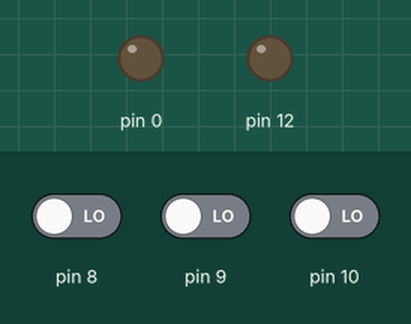
A sketch run on a simulated Arduino Uno, built with avr-gcc and run on an emulated ATmega328P. Shown: output pins drawn as LEDs (lit = HIGH). The test bench sets the inputs (shaded band); at power-on: pin 9 LOW, pin 10 LOW, pin 8 LOW.

Above: at 1.2 s.
1.3 s: pin 9 driven HIGH and pin 10 driven HIGH
At 16.8 s:
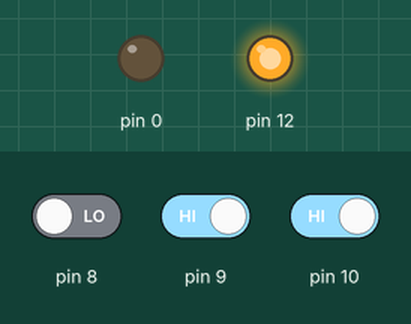
Timing chart, 0 to 25.5 s (numbered marks = the images above; inputs shaded):
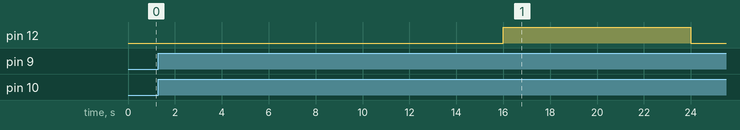

The sketch:

PRACTICA_16.ino
```cpp
/* PRACTICA 16.
EN ESTA PRACTICA VAMOS CONDICION A CONDICION VIENDO LO QUE REALIZA EN VEZ DE USAR TODA LA FUNCION A LA VEZ. TIENE LOS MISMOS PINS 10, 9, 8 PARA CADA PULSADOR.
DAVID ANDRES OTERO ELIA
16/12/2022*/


// C++ code
//
int A = 0;

int B = 0;

int C = 0;

void setup()
{
  pinMode(10, INPUT);
  pinMode(9, INPUT);
  pinMode(8, INPUT);
  pinMode(12, OUTPUT);
  pinMode(0, OUTPUT);
}

void loop()
{
  A += digitalRead(10);
  B += digitalRead(9);
  C += digitalRead(8);

  if (((!(A == 0)) && B == 1) && (!(C == 0))) {
    digitalWrite(12, HIGH);
    delay(4000); // Wait for 4000 millisecond(s)
  } else {
    digitalWrite(0, LOW);
    delay(4000); // Wait for 4000 millisecond(s)
    if ((A == 1 && B == 1) && C == 0) {
      digitalWrite(12, HIGH);
      delay(4000); // Wait for 4000 millisecond(s)
    } else {
      digitalWrite(12, LOW);
      delay(4000); // Wait for 4000 millisecond(s)
      if ((A == 1 && B == 1) && C == 1) {
        digitalWrite(12, HIGH);
        delay(4000); // Wait for 4000 millisecond(s)
      } else {
        digitalWrite(12, LOW);
        delay(4000); // Wait for 4000 millisecond(s)
      }
    }
  }
}
```

Measured:
- after the input at 1.3 s, pin 12: LOW → HIGH after 14.7 s, → LOW 8.0 s later
